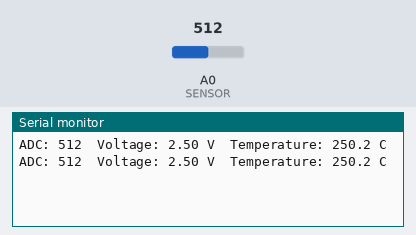
A sketch run on a simulated Arduino Uno, built with avr-gcc and run on an emulated ATmega328P. Parts: the last lines printed to the serial monitor. The inputs (shaded band) are chosen by the test bench; at power-on: A0 (SENSOR) = 512.

Above: at 1.8 s.
1.9 s: A0 (SENSOR) set to 716
At 2.8 s:
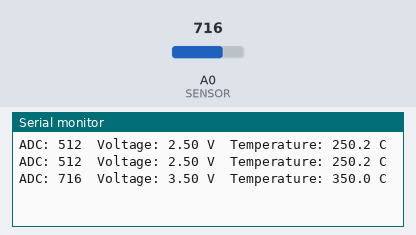
3.4 s: A0 (SENSOR) set to 900
At 4.4 s:
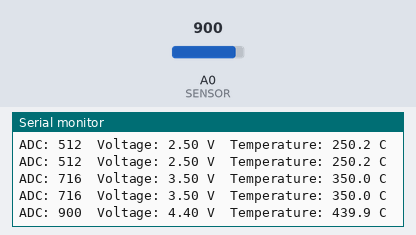
Timing chart, 0 to 6.4 s (numbered marks = the images above; inputs shaded):
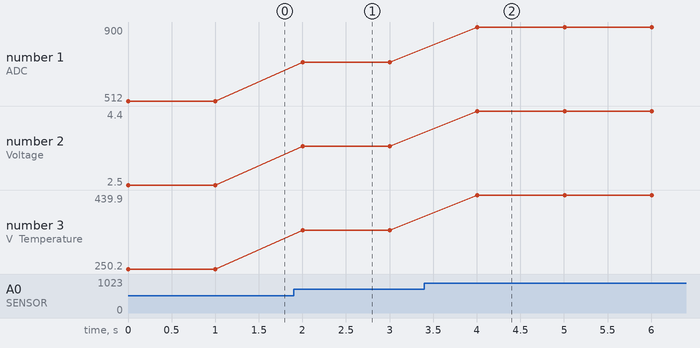

Measured:
- after the input at 1.9 s, the serial monitor: prints a new line after 0.10 s (image 1)
- after the input at 3.4 s, the serial monitor: prints a new line after 0.61 s (image 2)
- plotted number 1: 512 → 716 after the input at 1.9 s, 716 → 900 after the input at 3.4 s
- plotted number 2: 2.5 → 3.5 after the input at 1.9 s, 3.5 → 4.4 after the input at 3.4 s
- plotted number 3: 250.2 → 350 after the input at 1.9 s, 350 → 439.9 after the input at 3.4 s

The sketch:

lm35_adc_serial.ino
```cpp
const int SENSOR = A0;

void setup() {
  Serial.begin(9600);
}

void loop() {
  int raw = analogRead(SENSOR);
  float volts = raw * 5.0 / 1023.0;
  float tempC = volts * 100.0;

  Serial.print("ADC: ");
  Serial.print(raw);
  Serial.print("  Voltage: ");
  Serial.print(volts, 2);
  Serial.print(" V  Temperature: ");
  Serial.print(tempC, 1);
  Serial.println(" C");

  delay(1000);
}
```
